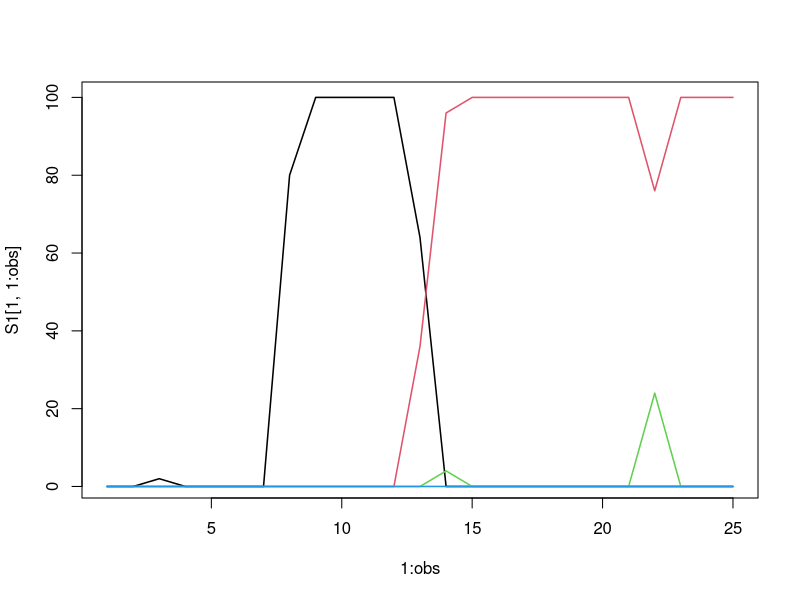

R code for this plot:
# This script simulates the evolution of a population of N
# genomes comprised by (n_loci) number of loci.

N <- 100
n_loci <- 10
u <- 1e-2      # Mutation rate per genome
days <- 5000

pop <- matrix(0, n_loci, N)         # Population matrix
S1 <- matrix(0, n_loci, days/200)   # single substitutions record
S2 <- matrix(0, n_loci, days/200)   # double substitutions record
S3 <- matrix(0, n_loci, days/200)   # triple substitutions record
S4 <- matrix(0, n_loci, days/200)   # quadruple substitutions record

obs <- 0

# Algorithm for growth and mutation

for (day in 1:days){
  
  # Reproduction
  
  offspring <- sample(x = 1:N, size = N/2, replace = TRUE)
  pop <- cbind(pop[,offspring], pop[,offspring], deparse.level = 0)
  
  # Mutation
  
  mutations <- rpois(1, N*u)                  # Calculate number of mutations
  ind <- round(runif(mutations, 1, N))        # Allocate mutations across individuals
  gen <- round(runif(mutations, 1, n_loci))   # Allocate mutations across genes.
  coord <- rbind(cbind(c(gen), c(ind)))       # Introduce the mutations in the matrix.
  pop[coord] <- pop[coord]+1

  if (day %in% seq(1, 50000, by = 200)){
    obs <- obs+1
    for (i in n_loci){
      S1[i, obs] <- sum(pop[i,]==1)
      S2[i, obs] <- sum(pop[i,]==2)
      S3[i, obs] <- sum(pop[i,]==3)
      S4[i, obs] <- sum(pop[i,]==4)
    }
  }
}

(substitutions <- rbind(S1[,obs], S2[,obs], S3[,obs], S4[,obs]))


plot(x = 1:obs, y = S1[1,1:obs], type = "l", ylim = c(1,N))
for (i in i:n_loci){
  lines(1:obs, S1[i, 1:obs], col = 1, lwd = 1.5)
  lines(1:obs, S2[i, 1:obs], col = 2, lwd = 1.5)
  lines(1:obs, S3[i, 1:obs], col = 3, lwd = 1.5)
  lines(1:obs, S4[i, 1:obs], col = 4, lwd = 1.5)
}



